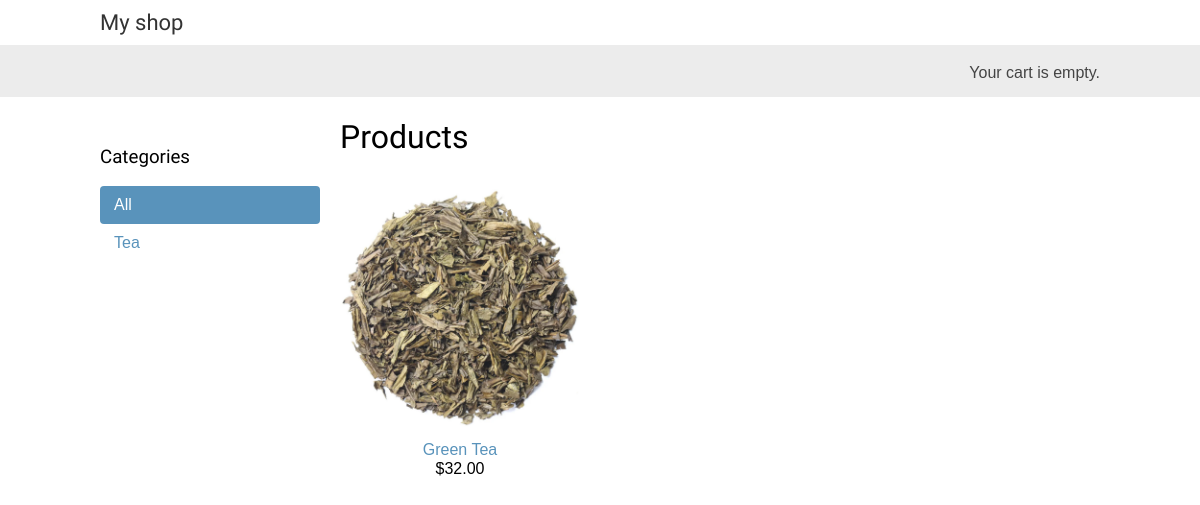
The app's page /, older data.
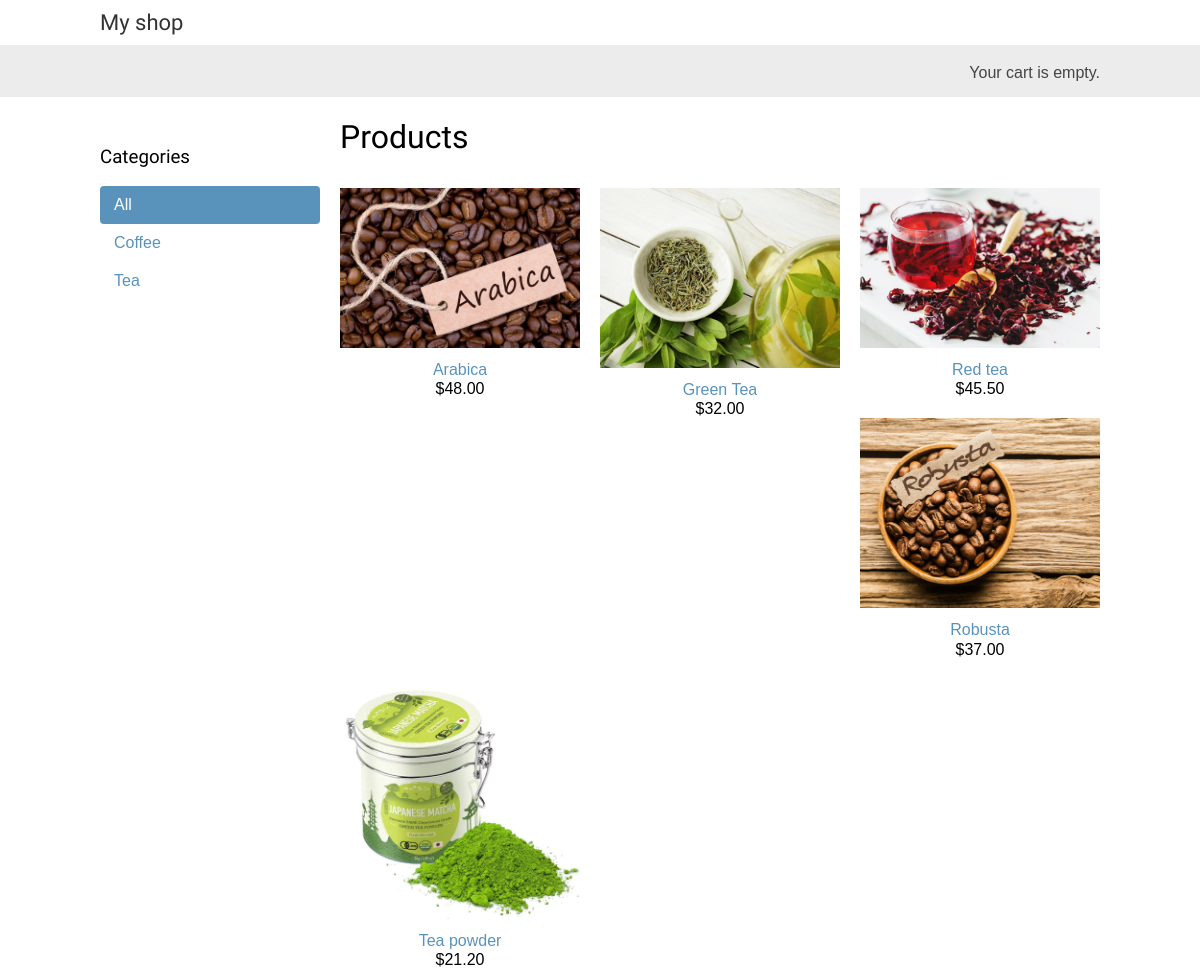
The same page, newer data.
### shop/models.py (models this page shows, shortened)
class Category(models.Model):
    name = models.CharField(max_length=200, db_index=True)
    slug = models.CharField(max_length=200, unique=True)
    def get_absolute_url(self):
        return reverse('shop:product_list_by_category', args=[self.slug])  # непонятно двоеточие
    class Meta:
        ordering = ('name',)
        verbose_name = 'category'
        verbose_name_plural = 'categories'

class Product(models.Model):
    category = models.ForeignKey(Category,
                                 related_name='products',
                                 on_delete=models.CASCADE)
    name = models.CharField(max_length=200, db_index=True)
    slug = models.SlugField(max_length=200, db_index=True)
    image = models.ImageField(upload_to='products/%Y/%m/%d', blank=True)
    description = models.TextField(blank=True)
    price = models.DecimalField(max_digits=10, decimal_places=2)
    available = models.BooleanField(default=True)
    created = models.DateTimeField(auto_now_add=True)
    updated = models.DateTimeField(auto_now=True)
    def get_absolute_url(self):
        return reverse('shop:product_detail', args=[self.id, self.slug])
    class Meta:
        ordering = ('name',)
        index_together = (('id', 'slug'),)

### shop/views.py (the view)
# urls.py: path('', views.product_list, name='product_list'),
def product_list(request, category_slug=None):
    category = None
    categories = Category.objects.all()
    products = Product.objects.filter(available=True)
    if category_slug:
        category = get_object_or_404(Category, slug=category_slug)
        products = products.filter(category=category)
    return render(request, 'shop/product/list.html',
                  {'category': category,
                   'categories': categories,
                   'products': products})

### shop/templates/shop/product/list.html (shortened to what this page needs)
{% extends "shop/base.html" %}
{% load static %}
{% block content %}
    <div id="sidebar">
        <h3>Categories</h3>
        <ul>
            <li {% if not category %}class="selected" {% endif %}>
                <a href="{% url "shop:product_list" %}">All</a>
            </li>
            {% for c in categories %}
                <li {% if category.slug == c.slug %}class="selected" {% endif %}>
                    <a href="{{ c.get_absolute_url }}">{{ c.name }}</a>
                </li>
            {% endfor %}
        </ul>
    </div>
    <div id="main" class="product-list">
        <h1>{% if category %}{{ category.name }}{% else %}Products{% endif %}</h1>
        {% for product in products %}
            <div class="item">
                <a href="{{ product.get_absolute_url }}">
                    <img src="{% if product.image %}{{ product.image.url }}{% else %}{% static "img/no_image.png" %}{% endif %}">
                </a>
                <a href="{{ product.get_absolute_url }}">{{ product.name }}</a>
                <br>
                ${{ product.price }}
            </div>
        {% endfor %}
    </div>
{% endblock %}

### shop/templates/shop/base.html (shortened to what this page needs)
{% load static %}
<!DOCTYPE html>
<html lang="en">
<head>
    <link href="{% static "css/base.css" %}" rel="stylesheet">
</head>
<body>
    <div id="header">
        <a href="/" class="logo">My shop</a>
    </div>
    <div id="subheader">
        <div class="cart">Your cart is empty.</div>
    </div>
    <div id="content">
        {% block content %}{% endblock %}
    </div>
</body>
</html>

### shop/static/css/base.css (style rules this page uses)
body { margin:0; padding:0; font-family:helvetica, sans-serif; }
h1, h2, h3, h4, h5 , h6 { font-family: 'Ubuntu', sans-serif; font-weight:normal; }
a { text-decoration:none; color:#5993bb; }
#header { padding:10px 100px; font-size:18px; overflow:auto; }
#subheader { background:#ececec; color:#444; padding:15px 100px; overflow:auto; }
#header .logo { font-family: 'Ubuntu', sans-serif; float:left; color:#333; font-size:22px; margin-right:10%; }
#subheader .cart { float:right; padding-top:4px; }
#content { padding:0 100px; overflow:hidden; }
#sidebar { width:220px; padding:30px 20px 0 0; float:left; }
#sidebar ul { margin:0; padding:0; }
#sidebar ul li { margin:0; list-style:none; padding:10px 14px; }
#sidebar ul li a { display:block; }
#sidebar ul li.selected { background:#5993bb; border-radius:4px; }
#sidebar ul li.selected a { color:#fff; }
#main { float:left; width: 96%; margin-right:-220px; overflow:hidden; }
.product-list .item { width:25%; padding:10px 20px 10px 0; float:left; text-align:center; line-height:1.2; }
.product-list .item img { width:100%; margin-bottom:8px; }

Row changes from the older to the newer data that the page shows:
added Category: name "Coffee"
added Product: image (picture), name "Arabica", price "48.00"
changed Product "Green Tea": image: a different picture
added Product: image (picture), name "Red tea", price "45.50"
added Product: image (picture), name "Robusta", price "37.00"
added Product: image (picture), name "Tea powder", price "21.20"
